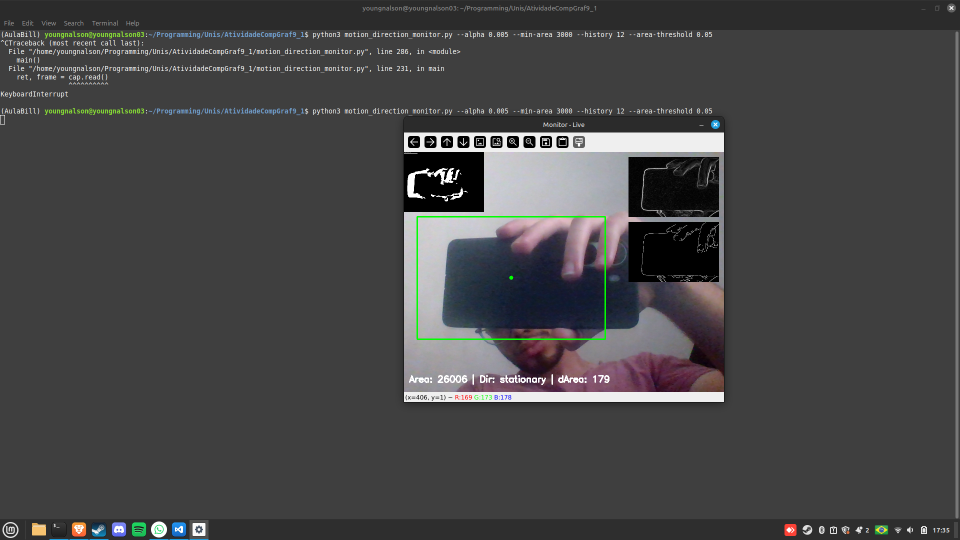
#> input picture motion_detection.png, 1920 x 1080 px, given in place of the camera (shown at 1/2 size)
$ python motion_direction_monitor.py   (older library calls are emulated)
#> lines starting #> are read from the running program, lines starting #| are printed output that depends on the picture; after the words box and inside, x2 and y2 are one past the last pixel; in counts of white or black regions, pixels touching at a corner belong together
import cv2
import numpy as np
import argparse
import time
from collections import deque


class BackgroundModel:
    def __init__(self, alpha=0.01):
        self.alpha = alpha
        self.background = None

    def apply(self, frame_gray):
        """Atualiza o background usando média acumulada e retorna o background atual."""
        frame_f = frame_gray.astype('float32')
        if self.background is None:
            self.background = frame_f.copy()
        else:
            cv2.accumulateWeighted(frame_f, self.background, self.alpha)
        return cv2.convertScaleAbs(self.background)


class MotionDetector:
    def __init__(self, min_area=1500):
        self.min_area = min_area

    def detect(self, frame_gray, background_gray):
        # diferença absoluta (isso reduz efeito de mudança lenta de iluminação quando alpha pequeno)
        diff = cv2.absdiff(background_gray, frame_gray)
        # Suavizar para reduzir ruído de alta frequência
        blur = cv2.GaussianBlur(diff, (5, 5), 0)
        # Threshold adaptativo simples (otsu)
        _, thresh = cv2.threshold(blur, 0, 255, cv2.THRESH_BINARY + cv2.THRESH_OTSU)
        # Remover pequenas regiões com morfologia
        kernel = cv2.getStructuringElement(cv2.MORPH_ELLIPSE, (5, 5))
        clean = cv2.morphologyEx(thresh, cv2.MORPH_OPEN, kernel, iterations=1)
        clean = cv2.morphologyEx(clean, cv2.MORPH_CLOSE, kernel, iterations=2)
        # Encontrar contornos
        contours, _ = cv2.findContours(clean, cv2.RETR_EXTERNAL, cv2.CHAIN_APPROX_SIMPLE)

        valid_contours = [c for c in contours if cv2.contourArea(c) >= self.min_area]
        return clean, valid_contours


class ObjectTracker:
    def __init__(self, history=8, area_threshold=0.08):
        self.history = history
        self.area_history = deque(maxlen=history)
        self.area_threshold = area_threshold

    def update(self, contour):
        if contour is None:
            self.area_history.append(0)
            return None
        area = cv2.contourArea(contour)
        x, y, w, h = cv2.boundingRect(contour)
        self.area_history.append(area)
        direction = self.infer_direction()
        speed = self.estimate_speed()
        return {'area': area, 'bbox': (x, y, w, h), 'direction': direction, 'speed': speed}

    # [34 lines left out: functions infer_direction, estimate_speed, not called in this run]


class EdgeProcessor:
    def __init__(self):
        pass

    # [18 lines left out: function process, not called in this run]


class Visualizer:
    def __init__(self, show_windows=True):
        self.show_windows = show_windows

    def draw(self, frame, mask, obj_info, sobel, canny):
        disp = frame.copy()
        h, w = frame.shape[:2]
        # draw mask small at corner
        mask_bgr = cv2.cvtColor(mask, cv2.COLOR_GRAY2BGR)
        mask_small = cv2.resize(mask_bgr, (w//4, h//4))
        disp[0: h//4, 0: w//4] = mask_small

        # draw bbox and info
        if obj_info is not None:
            x, y, bw, bh = obj_info['bbox']
            area = obj_info['area']
            direction = obj_info['direction']
            speed = obj_info['speed']
            # bbox
            cv2.rectangle(disp, (x, y), (x + bw, y + bh), (0, 255, 0), 2)
            # centroid
            cx = int(x + bw / 2)
            cy = int(y + bh / 2)
            cv2.circle(disp, (cx, cy), 4, (0, 255, 0), -1)
            # text
            text = f"Area: {int(area)} | Dir: {direction} | dArea: {int(speed)}"
            cv2.putText(disp, text, (10, h - 20), cv2.FONT_HERSHEY_SIMPLEX, 0.6, (255, 255, 255), 2)

        # show edges and canny to the right as thumbnails
        if sobel is not None:
            sobel_col = cv2.cvtColor(sobel, cv2.COLOR_GRAY2BGR) if len(sobel.shape) == 2 else sobel
            canny_col = cv2.cvtColor(canny, cv2.COLOR_GRAY2BGR) if len(canny.shape) == 2 else canny
            th_h = h // 4
            th_w = int(th_h * (sobel.shape[1] / sobel.shape[0])) if sobel.shape[0] else th_h
            sob_res = cv2.resize(sobel_col, (th_w, th_h))
            can_res = cv2.resize(canny_col, (th_w, th_h))
            # put them stacked on top-right
            x0 = w - th_w - 10
            disp[10:10+th_h, x0:x0+th_w] = sob_res
            disp[20+th_h:20+2*th_h, x0:x0+th_w] = can_res

        if self.show_windows:
            cv2.imshow('Monitor - Live', disp)


def main():
    parser = argparse.ArgumentParser(description='Motion direction monitor')
    parser.add_argument('--source', type=str, default='0', help='camera index or video file path')
    parser.add_argument('--min-area', type=int, default=1500)
    parser.add_argument('--alpha', type=float, default=0.01)
    parser.add_argument('--history', type=int, default=8)
    parser.add_argument('--area-threshold', type=float, default=0.08)
    args = parser.parse_args()

    # configure capture
    try:
        src = int(args.source)
    except Exception:
        src = args.source
    cap = cv2.VideoCapture(src)
    if not cap.isOpened():
        print('Erro ao abrir a fonte de vídeo:', args.source)
        return

    bg = BackgroundModel(alpha=args.alpha)
    detector = MotionDetector(min_area=args.min_area)
    tracker = ObjectTracker(history=args.history, area_threshold=args.area_threshold)
    edges = EdgeProcessor()
    viz = Visualizer(show_windows=True)

    fps_time = time.time()
    frame_count = 0

    while True:
        ret, frame = cap.read()
#> frame is the input picture: shape (1080, 1920, 3); mean B, G, R 70.7, 70, 70.2
        if not ret:
            break
        frame_count += 1
        # resize to make processing faster (optional)
        frame = cv2.resize(frame, (640, 480))
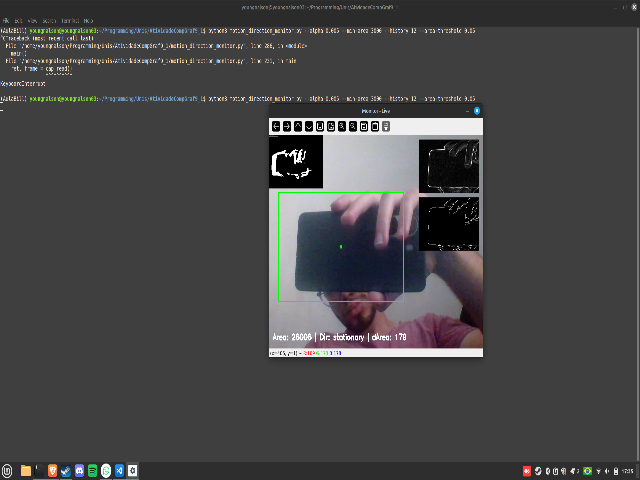
#> frame: shape (480, 640, 3); mean B, G, R 70.7, 70, 70.3
        gray = cv2.cvtColor(frame, cv2.COLOR_BGR2GRAY)
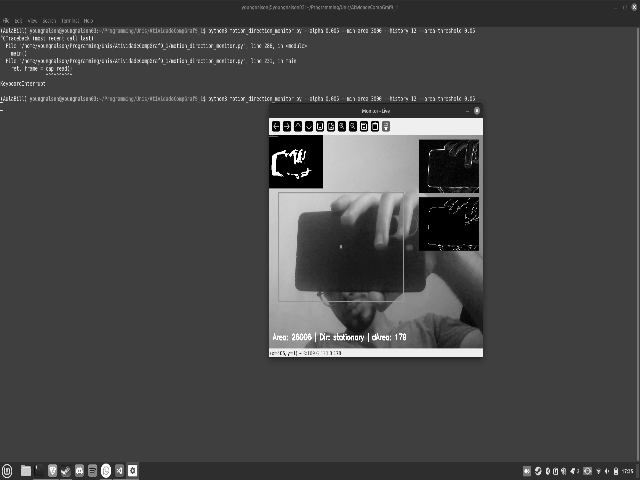
#> gray: shape (480, 640); min 0, max 255, mean 70.2

        # update background and get background image
        background = bg.apply(gray)

        # detect motion
        mask, contours = detector.detect(gray, background)
#> in detect, `diff = cv2.absdiff(background_gray, frame_gray)`: diff: shape (480, 640); every value is 0
#> in detect, `contours, _ = cv2.findContours(clean, cv2.RETR_EXTERNAL, cv2.CHAIN_APP..`: contours = []
#> contours = []

        # choose the largest contour as object (if any)
        contour = None
        if contours:
            contour = max(contours, key=cv2.contourArea)

        obj_info = tracker.update(contour)

        sobel_img, canny_img = None, None
        if obj_info is not None and obj_info['area'] > 0:
            x, y, bw, bh = obj_info['bbox']
            # expand bbox a bit for context
            pad = 6
            x0 = max(0, x - pad)
            y0 = max(0, y - pad)
            x1 = min(frame.shape[1], x + bw + pad)
            y1 = min(frame.shape[0], y + bh + pad)
            roi = frame[y0:y1, x0:x1]
            sobel_img, canny_img = edges.process(roi)

        viz.draw(frame, mask, obj_info, sobel_img, canny_img)
#> in draw, `mask_bgr = cv2.cvtColor(mask, cv2.COLOR_GRAY2BGR)`: mask_bgr: shape (480, 640, 3); every value is 0
#> in draw, `mask_small = cv2.resize(mask_bgr, (w//4, h//4))`: mask_small: shape (120, 160, 3); every value is 0
#> in draw, `disp[0: h//4, 0: w//4] = mask_small`:
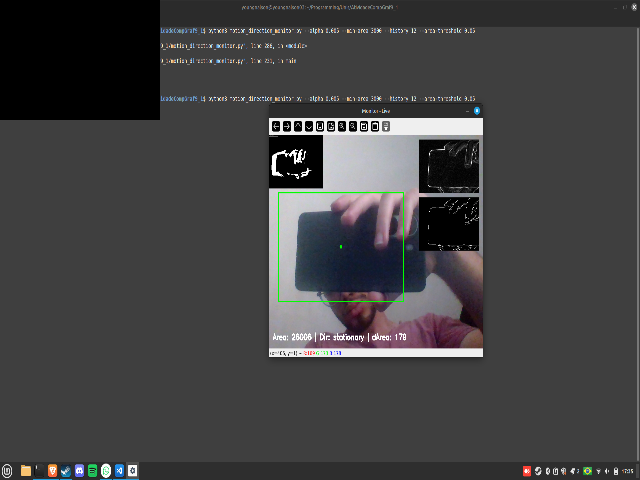
#> disp: shape (480, 640, 3); 6.25% of pixels changed, all inside (x1, y1, x2, y2) = (0, 0, 160, 120)

        # handle keys
        key = cv2.waitKey(1) & 0xFF
#> (key q is pressed here)
        if key == ord('q'):
            break
        if key == ord('p'):
            # pause
            while True:
                k = cv2.waitKey(0) or 0
                if k == ord('p'):
                    break
                if k == ord('q'):
                    cap.release()
                    cv2.destroyAllWindows()
                    return

    cap.release()
    cv2.destroyAllWindows()


if __name__ == '__main__':
    main()
